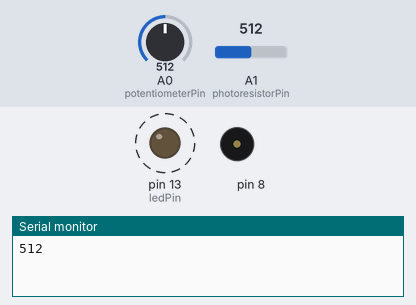
The sketch below on a simulated Arduino Uno, built with avr-gcc and run on an emulated ATmega328P. Parts: output pins drawn as LEDs (lit = HIGH), buzzer (waves = sounding), the last lines printed to the serial monitor. Dashed ring = blinking. Inputs (shaded band) come from the test bench; at power-on: A0 (potentiometerPin) = 512, A1 (photoresistorPin) = 512.

Above: at 1.66 s.
1.7 s: A0 (potentiometerPin) set to 122
At 1.77 s:
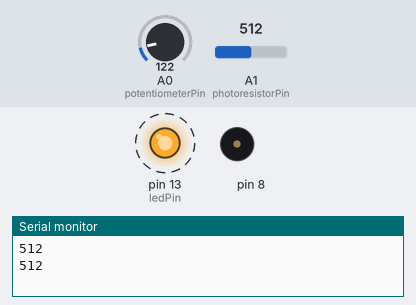
5.2 s: A0 (potentiometerPin) set to 0
At 5.58 s:
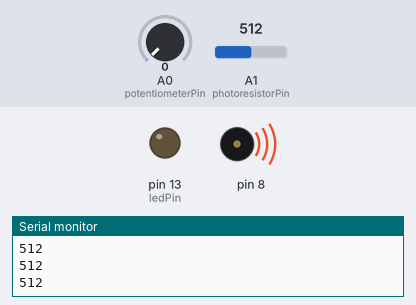
8.7 s: A1 (photoresistorPin) set to 0
At 9.1 s:
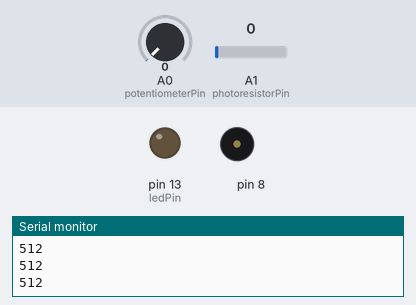
10.3 s: A1 (photoresistorPin) set to 122
At 10.76 s:
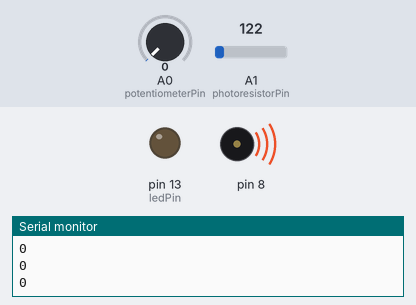
Timing chart, 0 to 14.8 s (numbered marks = the images above; inputs shaded):
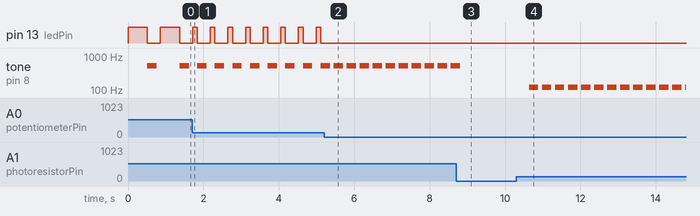

The sketch:

variable_threshold_photoresistor.ino
```cpp
#include "pitches.h"

int potentiometerPin = A0;
int photoresistorPin = A1;
int ledPin = 13;      // select the pin for the LED
int potentiometerValue = 0;  // variable to store the value coming from the sensor
int photoresistorValue = 0;
int noteDuration = 250;

void setup() {
  // declare the ledPin as an OUTPUT:
  pinMode(ledPin, OUTPUT);
  Serial.begin(9600);
}

void loop() {
  // read the value from the sensor:
  potentiometerValue = analogRead(potentiometerPin);
  photoresistorValue = analogRead(photoresistorPin);
  // turn the ledPin on
  digitalWrite(ledPin, HIGH);
  // turn the ledPin off:
  delay(potentiometerValue);
  digitalWrite(ledPin, LOW);
  tone(8, photoresistorValue,noteDuration);

    // to distinguish the notes, set a minimum time between them.
    // the note's duration + 30% seems to work well:
    int pauseBetweenNotes = noteDuration * 1.30;
    delay(pauseBetweenNotes);
    // stop the tone playing:
    noTone(8);
  digitalWrite(ledPin, LOW);
  Serial.println(photoresistorValue);//+"_"+photoresistorValue);
  // stop the program for for <sensorValue> milliseconds:
  delay(20);
}
```

pitches.h
```cpp
/*************************************************
 * Public Constants
 *************************************************/

#define NOTE_B0  31
#define NOTE_C1  33
#define NOTE_CS1 35
#define NOTE_D1  37
#define NOTE_DS1 39
#define NOTE_E1  41
#define NOTE_F1  44
#define NOTE_FS1 46
#define NOTE_G1  49
#define NOTE_GS1 52
#define NOTE_A1  55
#define NOTE_AS1 58
#define NOTE_B1  62
#define NOTE_C2  65
#define NOTE_CS2 69
#define NOTE_D2  73
#define NOTE_DS2 78
#define NOTE_E2  82
#define NOTE_F2  87
#define NOTE_FS2 93
#define NOTE_G2  98
#define NOTE_GS2 104
#define NOTE_A2  110
#define NOTE_AS2 117
#define NOTE_B2  123
#define NOTE_C3  131
#define NOTE_CS3 139
#define NOTE_D3  147
#define NOTE_DS3 156
#define NOTE_E3  165
#define NOTE_F3  175
#define NOTE_FS3 185
#define NOTE_G3  196
#define NOTE_GS3 208
#define NOTE_A3  220
#define NOTE_AS3 233
#define NOTE_B3  247
#define NOTE_C4  262
#define NOTE_CS4 277
#define NOTE_D4  294
#define NOTE_DS4 311
#define NOTE_E4  330
#define NOTE_F4  349
#define NOTE_FS4 370
#define NOTE_G4  392
#define NOTE_GS4 415
#define NOTE_A4  440
#define NOTE_AS4 466
#define NOTE_B4  494
#define NOTE_C5  523
#define NOTE_CS5 554
#define NOTE_D5  587
#define NOTE_DS5 622
#define NOTE_E5  659
#define NOTE_F5  698
#define NOTE_FS5 740
#define NOTE_G5  784
#define NOTE_GS5 831
#define NOTE_A5  880
#define NOTE_AS5 932
#define NOTE_B5  988
#define NOTE_C6  1047
#define NOTE_CS6 1109
#define NOTE_D6  1175
#define NOTE_DS6 1245
#define NOTE_E6  1319
#define NOTE_F6  1397
#define NOTE_FS6 1480
#define NOTE_G6  1568
#define NOTE_GS6 1661
#define NOTE_A6  1760
#define NOTE_AS6 1865
#define NOTE_B6  1976
#define NOTE_C7  2093
#define NOTE_CS7 2217
#define NOTE_D7  2349
#define NOTE_DS7 2489
#define NOTE_E7  2637
#define NOTE_F7  2794
#define NOTE_FS7 2960
#define NOTE_G7  3136
#define NOTE_GS7 3322
#define NOTE_A7  3520
#define NOTE_AS7 3729
#define NOTE_B7  3951
#define NOTE_C8  4186
#define NOTE_CS8 4435
#define NOTE_D8  4699
#define NOTE_DS8 4978
```

Measured:
- after the input at 1.7 s, pin 13 (ledPin): alternates HIGH for 0.12 s and LOW for 0.35 s, starting after 0.14 s; tone on pin 8: alternates 512 Hz for 0.25 s and silent for 0.22 s, starting after 0.14 s
- after the input at 5.2 s, pin 13 (ledPin): stops changing and stays LOW; tone on pin 8: alternates 512 Hz for 0.25 s and silent for 0.10 s, starting after 0.26 s
- after the input at 8.7 s, tone on pin 8: goes on until 8.8 s, then stays silent
- after the input at 10.3 s, tone on pin 8: alternates 122 Hz for 0.25 s and silent for 0.10 s, starting after 0.34 s
- by itself, pin 13 (ledPin): alternates HIGH for 0.51 s and LOW for 0.35 s
- by itself, tone on pin 8: alternates 512 Hz for 0.25 s and silent for 0.61 s
